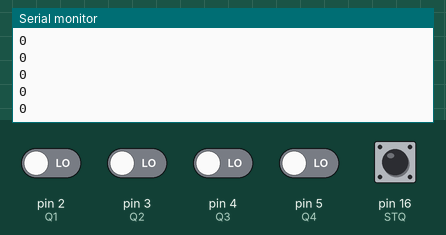
This sketch was run on a simulated Arduino Uno, built with avr-gcc and run on an emulated ATmega328P. On the bench: the last lines printed to the serial monitor. The test bench sets the inputs (shaded band); at power-on: pin 16 (STQ) HIGH, pin 2 (Q1), pin 3 (Q2), pin 4 (Q3), pin 5 (Q4) LOW.

Above: at 1.2 s.
1.3 s: pin 2 (Q1) driven HIGH
At 2.2 s:
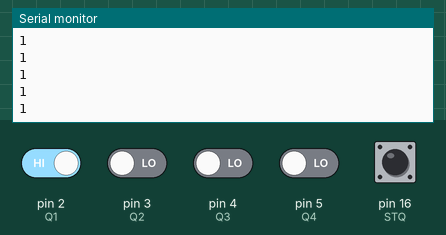
2.8 s: pin 3 (Q2) driven HIGH
At 3.6 s:
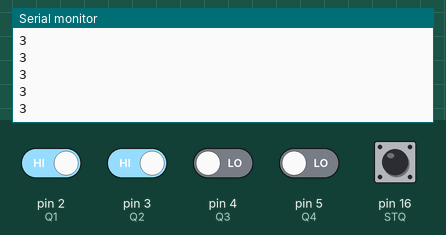
4.3 s: pin 4 (Q3) driven HIGH
At 5.3 s:
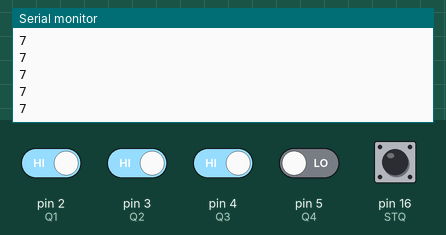
5.8 s: pin 5 (Q4) driven HIGH
At 6.5 s:
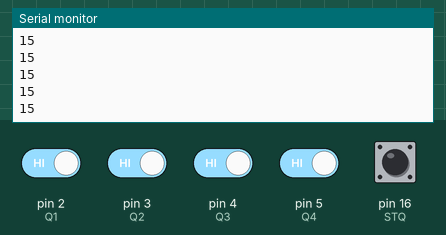
7.3 s: pin 2 (Q1) driven LOW
At 8.3 s:
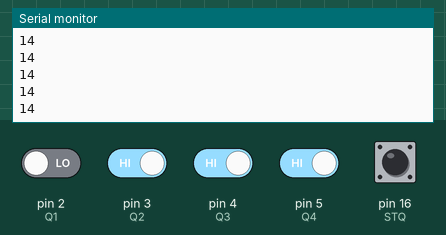
Timing chart, 0 to 8.4 s (numbered marks = the images above; inputs shaded):
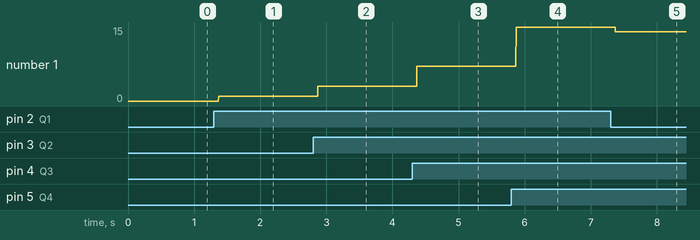

The sketch:

DTMF.ino
```cpp
#define Q1 2
#define Q2 3
#define Q3 4
#define Q4 5
#define STQ 16

byte DTMFdata;

void setup() {
  // put your setup code here, to run once:
  Serial.begin(9600);
  pinMode(Q1, INPUT);
  pinMode(Q2, INPUT);
  pinMode(Q3, INPUT);
  pinMode(Q4, INPUT);
  pinMode(STQ, INPUT_PULLUP);
}

void loop() {
  // put your main code here, to run repeatedly:
  DTMFdata = 0;
  if(digitalRead(STQ) == HIGH){
    if(digitalRead(Q1) == HIGH){
      DTMFdata = DTMFdata + 1;
    }
    if(digitalRead(Q2) == HIGH){
      DTMFdata = DTMFdata + 2;
    }
    if(digitalRead(Q3) == HIGH){
      DTMFdata = DTMFdata + 4;
    }
    if(digitalRead(Q4) == HIGH){
      DTMFdata = DTMFdata + 8;
    }
    Serial.println(DTMFdata);
  }
}
```

Measured:
- after the input at 1.3 s, the serial monitor: prints a new line after 0.07 s (image 1)
- after the input at 2.8 s, the serial monitor: prints a new line after 0.07 s (image 2)
- after the input at 4.3 s, the serial monitor: prints a new line after 0.07 s (image 3)
- after the input at 5.8 s, the serial monitor: prints a new line after 0.07 s (image 4)
- after the input at 7.3 s, the serial monitor: prints a new line after 0.07 s (image 5)
- plotted number 1: 0 → 1 after the input at 1.3 s, 1 → 3 after the input at 2.8 s, 3 → 7 after the input at 4.3 s, 7 → 15 after the input at 5.8 s, 15 → 14 after the input at 7.3 s
